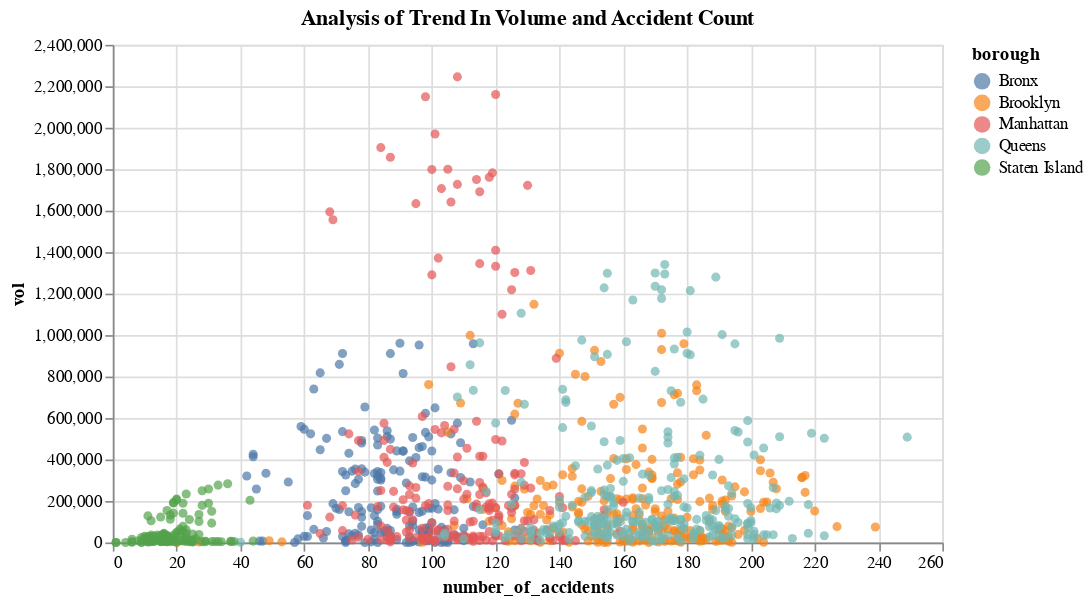

Notebook cell for this chart:
### Markdown cell above
#### Inference
The above heatmap shows that there is no such correlation between accident count and traffic volume. There is just a small correlation of 0.098. So, it can be concluded that traffic volume is not a strong determing factor for measuring accident count.

### Code cell
# Use altair to plot a chart to get insight about how traffic volume varies with number of accidents
chart = (
    alt.Chart(resultant_2019_daily_final_df)
    .mark_circle()
    .encode(x="number_of_accidents:Q", y="vol:Q", color="borough:N")
    .properties(
        height=300, width=500, title="Analysis of Trend In Volume and Accident Count"
    )
)
chart

### Figure 1 — Vega-Lite specification as saved in the notebook (floating-point values rounded to 4 significant figures; data arrays with more than 128 entries replaced by an {"elided": "..."} marker saying what was removed)
{"usermeta": {"embedOptions": {"theme": "fivethirtyeight"}}, "config": {"view": {"continuousWidth": 400, "continuousHeight": 300}}, "data": {"name": "data-b8e37aa2777184f120071ec8314c5b24"}, "mark": "circle", "encoding": {"color": {"field": "borough", "type": "nominal"}, "x": {"field": "number_of_accidents", "type": "quantitative"}, "y": {"field": "vol", "type": "quantitative"}}, "height": 300, "title": "Analysis of Trend In Volume and Accident Count", "width": 500, "$schema": "https://vega.github.io/schema/vega-lite/v4.17.0.json", "datasets": {"data-b8e37aa2777184f120071ec8314c5b24": {"elided": "1025 records"}}}
